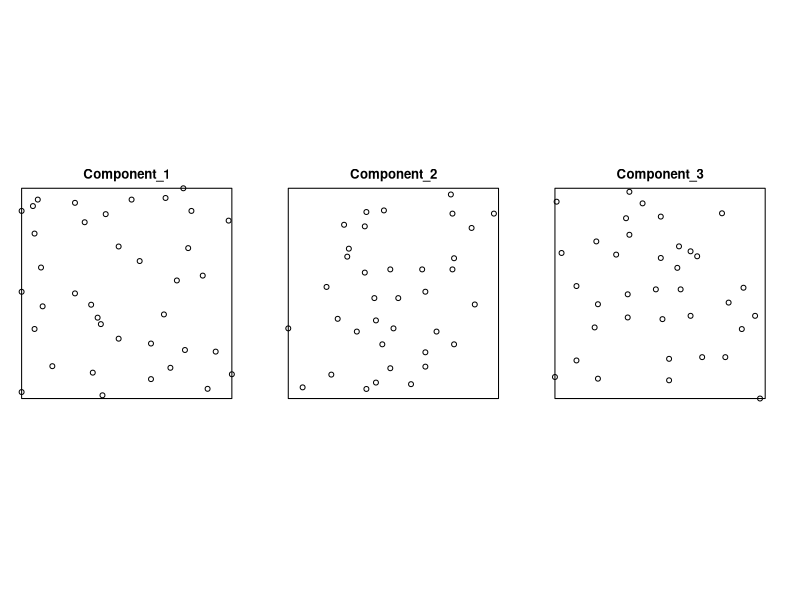
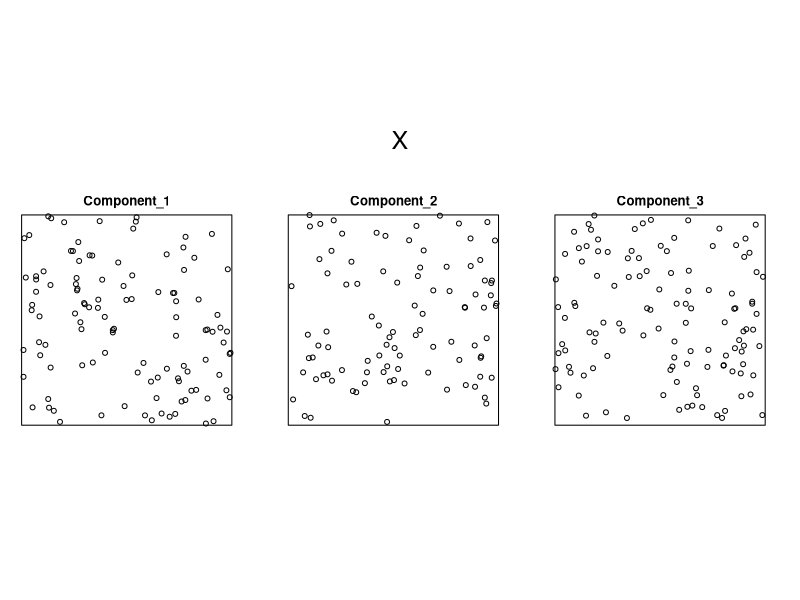
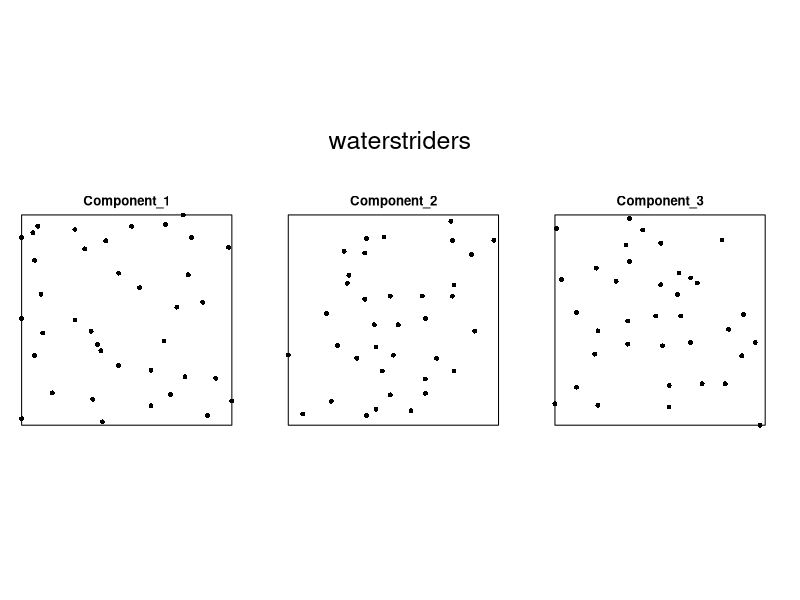
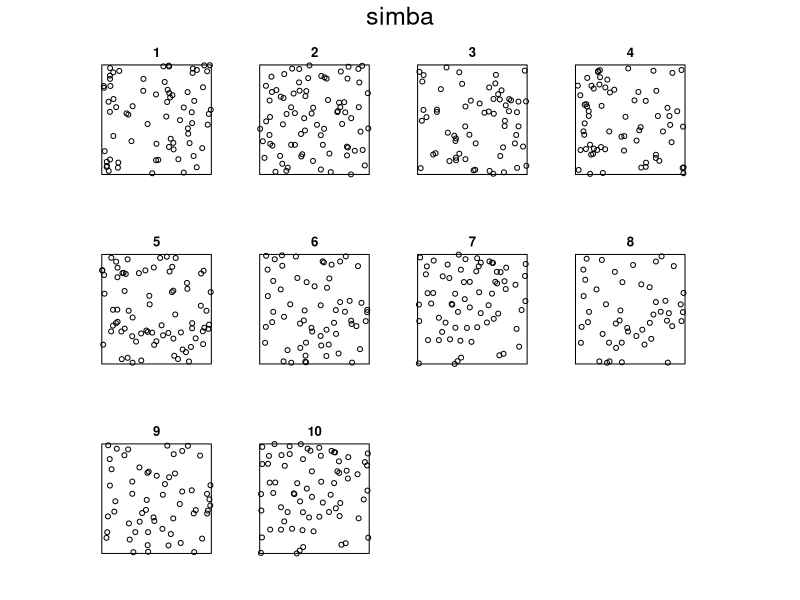
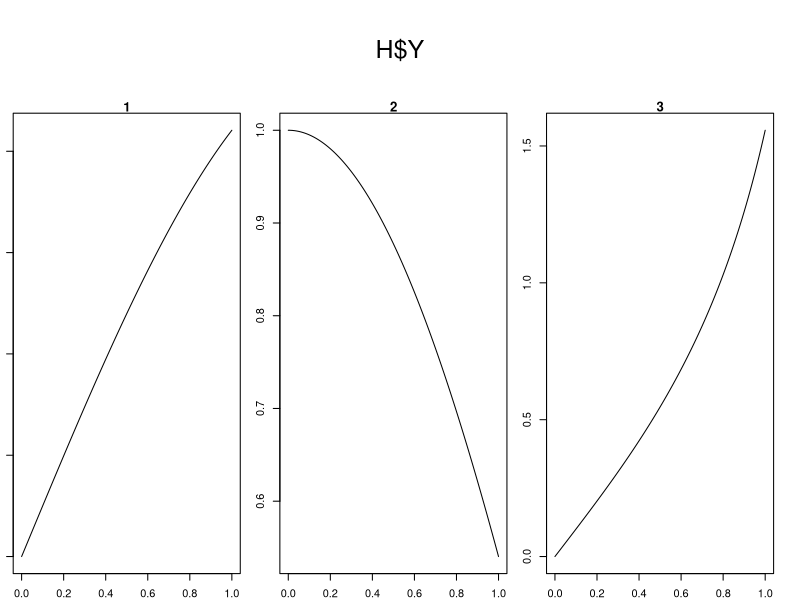
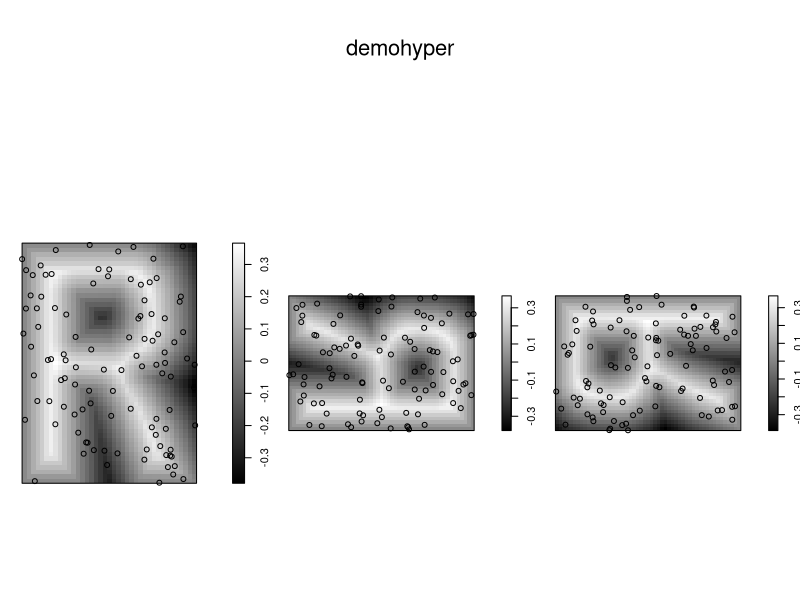
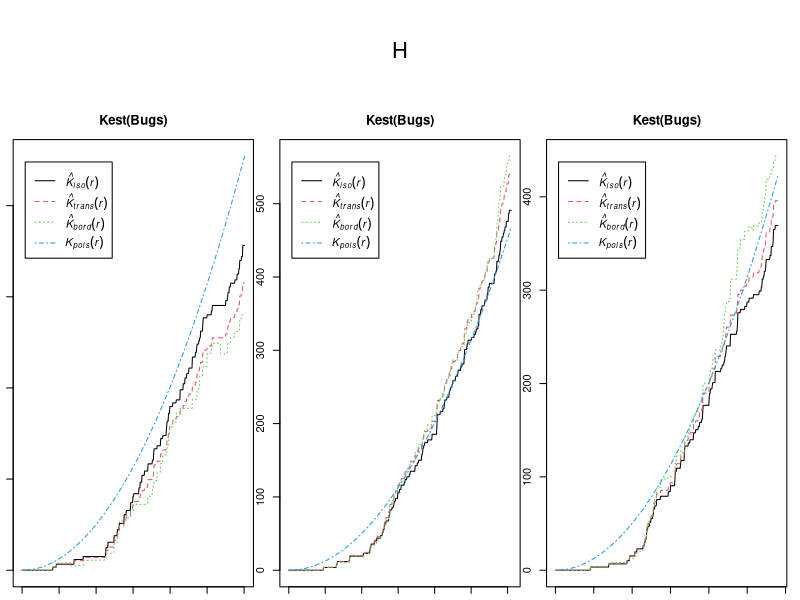
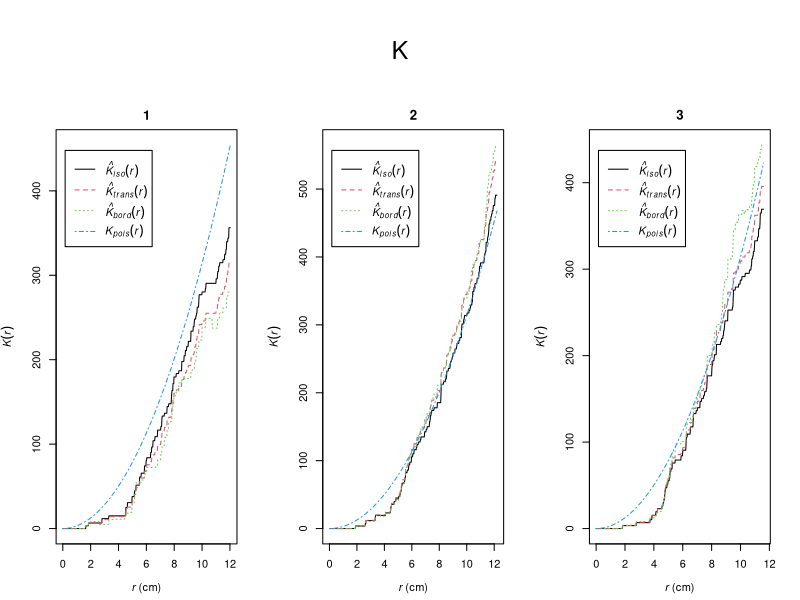

Source code (R) for these figures, in order:
### R code from vignette source 'replicated.Rnw'

###################################################
### code chunk number 1: replicated.Rnw:29-30
###################################################
options(SweaveHooks=list(fig=function() par(mar=c(1,1,1,1))))


###################################################
### code chunk number 2: replicated.Rnw:35-42
###################################################
library(spatstat)
spatstat.options(image.colfun=function(n) { grey(seq(0,1,length=n)) })
sdate <- read.dcf(file = system.file("DESCRIPTION", package = "spatstat"),
         fields = "Date")
sversion <- read.dcf(file = system.file("DESCRIPTION", package = "spatstat"),
         fields = "Version")
options(useFancyQuotes=FALSE)


###################################################
### code chunk number 3: replicated.Rnw:180-181
###################################################
waterstriders


###################################################
### code chunk number 4: replicated.Rnw:199-200
###################################################
getOption("SweaveHooks")[["fig"]]()
plot(waterstriders, main="")


###################################################
### code chunk number 5: replicated.Rnw:207-208
###################################################
summary(waterstriders)


###################################################
### code chunk number 6: replicated.Rnw:216-217
###################################################
X <- listof(rpoispp(100), rpoispp(100), rpoispp(100))


###################################################
### code chunk number 7: replicated.Rnw:222-224
###################################################
getOption("SweaveHooks")[["fig"]]()
plot(X)
X


###################################################
### code chunk number 8: replicated.Rnw:253-254 (eval = FALSE)
###################################################
## hyperframe(...)


###################################################
### code chunk number 9: replicated.Rnw:279-281
###################################################
H <- hyperframe(X=1:3, Y=list(sin,cos,tan))
H


###################################################
### code chunk number 10: replicated.Rnw:289-294
###################################################
G <- hyperframe(X=1:3, Y=letters[1:3], Z=factor(letters[1:3]),
                W=list(rpoispp(100),rpoispp(100), rpoispp(100)),
                U=42,
                V=rpoispp(100), stringsAsFactors=FALSE)
G


###################################################
### code chunk number 11: replicated.Rnw:324-325
###################################################
simba


###################################################
### code chunk number 12: replicated.Rnw:338-339
###################################################
pyramidal


###################################################
### code chunk number 13: replicated.Rnw:345-346
###################################################
ws <- hyperframe(Striders=waterstriders)


###################################################
### code chunk number 14: replicated.Rnw:353-355
###################################################
H$X
H$Y


###################################################
### code chunk number 15: replicated.Rnw:365-367
###################################################
H$U <- letters[1:3]
H


###################################################
### code chunk number 16: replicated.Rnw:372-376
###################################################
G <- hyperframe()
G$X <- waterstriders
G$Y <- 1:3
G


###################################################
### code chunk number 17: replicated.Rnw:384-388
###################################################
H[,1]
H[2,]
H[2:3, ]
H[1,1]


###################################################
### code chunk number 18: replicated.Rnw:394-397
###################################################
H[,1,drop=TRUE]
H[1,1,drop=TRUE]
H[1,2,drop=TRUE]


###################################################
### code chunk number 19: replicated.Rnw:410-411 (eval = FALSE)
###################################################
## plot.listof(x, ..., main, arrange = TRUE, nrows = NULL, ncols = NULL)


###################################################
### code chunk number 20: replicated.Rnw:426-427
###################################################
getOption("SweaveHooks")[["fig"]]()
plot(waterstriders, pch=16, nrows=1)


###################################################
### code chunk number 21: replicated.Rnw:442-443
###################################################
getOption("SweaveHooks")[["fig"]]()
plot(simba)


###################################################
### code chunk number 22: replicated.Rnw:455-457
###################################################
getOption("SweaveHooks")[["fig"]]()
H <- hyperframe(X=1:3, Y=list(sin,cos,tan))
plot(H$Y)


###################################################
### code chunk number 23: replicated.Rnw:469-470 (eval = FALSE)
###################################################
## plot(h, e)


###################################################
### code chunk number 24: replicated.Rnw:479-480
###################################################
getOption("SweaveHooks")[["fig"]]()
plot(demohyper, quote({ plot(Image, main=""); plot(Points, add=TRUE) }))


###################################################
### code chunk number 25: replicated.Rnw:492-494
###################################################
getOption("SweaveHooks")[["fig"]]()
H <- hyperframe(Bugs=waterstriders)
plot(H, quote(plot(Kest(Bugs))), marsize=1)


###################################################
### code chunk number 26: replicated.Rnw:507-509
###################################################
df <- data.frame(A=1:10, B=10:1)
with(df, A-B)


###################################################
### code chunk number 27: replicated.Rnw:522-523 (eval = FALSE)
###################################################
## with(h,e)


###################################################
### code chunk number 28: replicated.Rnw:533-536
###################################################
H <- hyperframe(Bugs=waterstriders)
with(H, npoints(Bugs))
with(H, distmap(Bugs))


###################################################
### code chunk number 29: replicated.Rnw:559-560
###################################################
with(simba, npoints(Points))


###################################################
### code chunk number 30: replicated.Rnw:567-569
###################################################
H <- hyperframe(Bugs=waterstriders)
K <- with(H, Kest(Bugs))


###################################################
### code chunk number 31: replicated.Rnw:577-578
###################################################
getOption("SweaveHooks")[["fig"]]()
plot(K)


###################################################
### code chunk number 32: replicated.Rnw:583-585
###################################################
H <- hyperframe(Bugs=waterstriders)
with(H, nndist(Bugs))


###################################################
### code chunk number 33: replicated.Rnw:591-592
###################################################
with(H, min(nndist(Bugs)))


###################################################
### code chunk number 34: replicated.Rnw:604-605
###################################################
simba$Dist <- with(simba, distmap(Points))


###################################################
### code chunk number 35: replicated.Rnw:618-622
###################################################
getOption("SweaveHooks")[["fig"]]()
lambda <- rexp(6, rate=1/50)
H <- hyperframe(lambda=lambda)
H$Points <- with(H, rpoispp(lambda))
plot(H, quote(plot(Points, main=paste("lambda=", signif(lambda, 4)))))


###################################################
### code chunk number 36: replicated.Rnw:628-629
###################################################
H$X <- with(H, rpoispp(50))


###################################################
### code chunk number 37: replicated.Rnw:658-659
###################################################
getOption("SweaveHooks")[["fig"]]()
plot(simba, quote(plot(density(Points), main="")), nrows=2)


###################################################
### code chunk number 38: replicated.Rnw:678-680
###################################################
getOption("SweaveHooks")[["fig"]]()
rhos <- with(demohyper, rhohat(Points, Image))
plot(rhos)


###################################################
### code chunk number 39: replicated.Rnw:698-699 (eval = FALSE)
###################################################
## mppm(formula, data, interaction, ...)


###################################################
### code chunk number 40: replicated.Rnw:709-710 (eval = FALSE)
###################################################
## mppm(Points ~ group, simba, Poisson())


###################################################
### code chunk number 41: replicated.Rnw:743-744
###################################################
mppm(Points ~ 1, simba)


###################################################
### code chunk number 42: replicated.Rnw:751-752
###################################################
mppm(Points ~ group, simba)


###################################################
### code chunk number 43: replicated.Rnw:758-759
###################################################
mppm(Points ~ id, simba)


###################################################
### code chunk number 44: replicated.Rnw:769-770
###################################################
mppm(Points ~ Image, data=demohyper)


###################################################
### code chunk number 45: replicated.Rnw:788-789 (eval = FALSE)
###################################################
## mppm(Points ~ offset(log(Image)), data=demohyper)


###################################################
### code chunk number 46: replicated.Rnw:801-802 (eval = FALSE)
###################################################
## mppm(Points ~ log(Image), data=demop)


###################################################
### code chunk number 47: replicated.Rnw:819-820 (eval = FALSE)
###################################################
## mppm(formula, data, interaction, ..., iformula=NULL)


###################################################
### code chunk number 48: replicated.Rnw:870-871
###################################################
radii <- with(simba, mean(nndist(Points)))


###################################################
### code chunk number 49: replicated.Rnw:878-880
###################################################
Rad <- hyperframe(R=radii)
Str <- with(Rad, Strauss(R))


###################################################
### code chunk number 50: replicated.Rnw:885-887
###################################################
Int <- hyperframe(str=Str)
mppm(Points ~ 1, simba, interaction=Int)


###################################################
### code chunk number 51: replicated.Rnw:914-917
###################################################
h <- hyperframe(Y=waterstriders)
g <- hyperframe(po=Poisson(), str4 = Strauss(4), str7= Strauss(7))
mppm(Y ~ 1, data=h, interaction=g, iformula=~str4)


###################################################
### code chunk number 52: replicated.Rnw:928-929
###################################################
fit <- mppm(Points ~ 1, simba, Strauss(0.07), iformula = ~Interaction*group)


###################################################
### code chunk number 53: replicated.Rnw:947-948
###################################################
fit


###################################################
### code chunk number 54: replicated.Rnw:951-953
###################################################
co <- coef(fit)
si <- function(x) { signif(x, 4) }


###################################################
### code chunk number 55: replicated.Rnw:964-965
###################################################
coef(fit)


###################################################
### code chunk number 56: replicated.Rnw:1022-1023 (eval = FALSE)
###################################################
## interaction=hyperframe(po=Poisson(), str=Strauss(0.07))


###################################################
### code chunk number 57: replicated.Rnw:1028-1029 (eval = FALSE)
###################################################
## iformula=~ifelse(group=="control", po, str)


###################################################
### code chunk number 58: replicated.Rnw:1039-1040 (eval = FALSE)
###################################################
## iformula=~I((group=="control")*po) + I((group=="treatment") * str)


###################################################
### code chunk number 59: replicated.Rnw:1050-1055
###################################################
g <- hyperframe(po=Poisson(), str=Strauss(0.07))
fit2 <- mppm(Points ~ 1, simba, g, 
             iformula=~I((group=="control")*po) 
                     + I((group=="treatment") * str))
fit2


###################################################
### code chunk number 60: replicated.Rnw:1178-1180
###################################################
H <- hyperframe(P=waterstriders)
mppm(P ~ 1, H, random=~1|id)


###################################################
### code chunk number 61: replicated.Rnw:1187-1188 (eval = FALSE)
###################################################
## mppm(Neurons ~ AstroIm, random=~AstroIm|WellNumber)


###################################################
### code chunk number 62: replicated.Rnw:1211-1214
###################################################
H <- hyperframe(W=waterstriders)
fit <- mppm(W ~ 1, H)
subfits(fit)


###################################################
### code chunk number 63: replicated.Rnw:1235-1236 (eval = FALSE)
###################################################
## subfits <- subfits.new


###################################################
### code chunk number 64: replicated.Rnw:1248-1250
###################################################
H <- hyperframe(W=waterstriders)
with(H, ppm(W))


###################################################
### code chunk number 65: replicated.Rnw:1273-1275
###################################################
fit <- mppm(P ~ x, hyperframe(P=waterstriders))
res <- residuals(fit)


###################################################
### code chunk number 66: replicated.Rnw:1285-1286
###################################################
getOption("SweaveHooks")[["fig"]]()
plot(res)


###################################################
### code chunk number 67: replicated.Rnw:1291-1293
###################################################
getOption("SweaveHooks")[["fig"]]()
smor <- with(hyperframe(res=res), Smooth(res, sigma=4))
plot(smor)


###################################################
### code chunk number 68: replicated.Rnw:1305-1308
###################################################
fit <- mppm(P ~ x, hyperframe(P=waterstriders))
res <- residuals(fit)
totres <- sapply(res, integral.msr)


###################################################
### code chunk number 69: replicated.Rnw:1314-1321
###################################################
getOption("SweaveHooks")[["fig"]]()
fit <- mppm(Points~Image, data=demohyper)
resids <- residuals(fit, type="Pearson")
totres <- sapply(resids, integral.msr)
areas <- with(demohyper, area.owin(as.owin(Points)))
df <- as.data.frame(demohyper[, "Group"])
df$resids <- totres/areas
plot(resids~Group, df)


###################################################
### code chunk number 70: replicated.Rnw:1342-1345
###################################################
getOption("SweaveHooks")[["fig"]]()
fit <- mppm(P ~ 1, hyperframe(P=waterstriders))
sub <- hyperframe(Model=subfits(fit))
plot(sub, quote(diagnose.ppm(Model)))


###################################################
### code chunk number 71: replicated.Rnw:1358-1366
###################################################
H <- hyperframe(P = waterstriders)
fitall <- mppm(P ~ 1, H)
together <- subfits(fitall)
separate <- with(H, ppm(P))
Fits <- hyperframe(Together=together, Separate=separate)
dr <- with(Fits, unlist(coef(Separate)) - unlist(coef(Together)))
dr
exp(dr)


###################################################
### code chunk number 72: replicated.Rnw:1383-1392
###################################################
H <- hyperframe(X=waterstriders)

# Poisson with constant intensity for all patterns
fit1 <- mppm(X~1, H)
quadrat.test(fit1, nx=2)

# uniform Poisson with different intensity for each pattern
fit2 <- mppm(X ~ id, H)
quadrat.test(fit2, nx=2)


###################################################
### code chunk number 73: replicated.Rnw:1421-1422 (eval = FALSE)
###################################################
## kstest.mppm(model, covariate)
